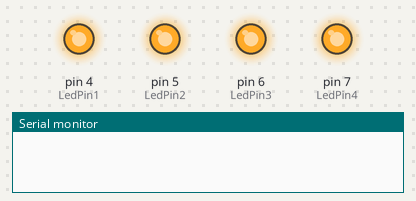
Recording of a sketch running on a simulated Arduino Uno, built with avr-gcc and run on an emulated ATmega328P. Shown: output pins drawn as LEDs (lit = HIGH), the last lines printed to the serial monitor.

Above: at 0.5 s.
At 1.5 s:
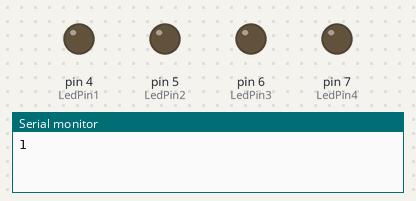
At 2.5 s:
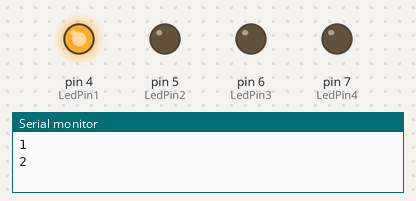
At 3.5 s:
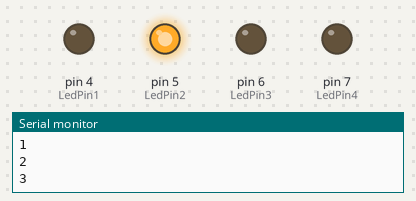
At 4.5 s:
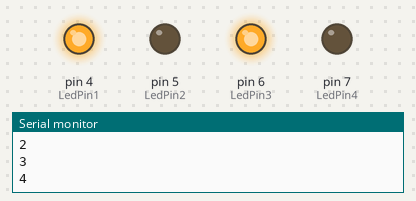
At 5.5 s:
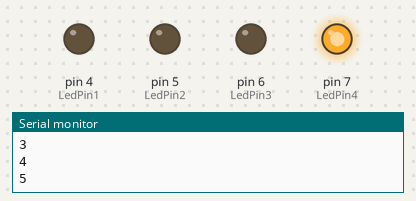
Timing chart, 0 to 7.8 s (numbered marks = the images above):
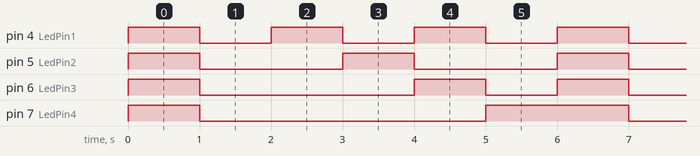

The sketch:

SS1_patternLED.ino
```cpp
const int LedPin1 = 4;
const int LedPin2 = 5;
const int LedPin3 = 6;
const int LedPin4 = 7;

int pattern = 0;
int ms= 1000;
int loopCount =0;


void setup() {
  // put your setup code here, to run once:
  Serial.begin(115200);
  pinMode(LedPin1, OUTPUT);
  pinMode(LedPin2, OUTPUT);
  pinMode(LedPin3, OUTPUT);
  pinMode(LedPin4, OUTPUT);
}

void loop() {
  // put your main code here, to run repeatedly:
  if (pattern ==0 ){
    digitalWrite(LedPin1, HIGH);
    digitalWrite(LedPin2, HIGH);
    digitalWrite(LedPin3, HIGH);
    digitalWrite(LedPin4, HIGH);

  }
   else if (pattern == 1) {
    digitalWrite(LedPin1, LOW);
    digitalWrite(LedPin2, LOW);
    digitalWrite(LedPin3, LOW);
    digitalWrite(LedPin4, LOW);

  }
  else if (pattern == 2) {
    digitalWrite(LedPin1, HIGH);
    digitalWrite(LedPin2, LOW);
    digitalWrite(LedPin3, LOW);
    digitalWrite(LedPin4, LOW);

  }
  else if (pattern == 3) {
    digitalWrite(LedPin1, LOW);
    digitalWrite(LedPin2, HIGH);
    digitalWrite(LedPin3, LOW);
    digitalWrite(LedPin4, LOW);

  }
  else if (pattern == 4) {
    digitalWrite(LedPin1, HIGH);
    digitalWrite(LedPin2, LOW);
    digitalWrite(LedPin3, HIGH);
    digitalWrite(LedPin4, LOW);

  }
  else if (pattern == 5) {
    digitalWrite(LedPin1, LOW);
    digitalWrite(LedPin2, LOW);
    digitalWrite(LedPin3, LOW);
    digitalWrite(LedPin4, HIGH);

  }
  delay(ms);

  pattern++;
  if (pattern > 5){
    pattern = 0;
    loopCount++;
  }
  Serial.println(pattern);

}
```

Measured:
- by itself, pin 4 (LedPin1): alternates HIGH for 1.0 s and LOW for 1.0 s
- by itself, pin 5 (LedPin2): alternates HIGH for 1.0 s and LOW for 2.0 s
- by itself, pin 6 (LedPin3): repeats every 6.0 s: LOW 3.0 s, HIGH 1.0 s, LOW 1.0 s, HIGH 1.0 s
- by itself, pin 7 (LedPin4): repeats every 6.0 s: LOW 4.0 s, HIGH 2.0 s
